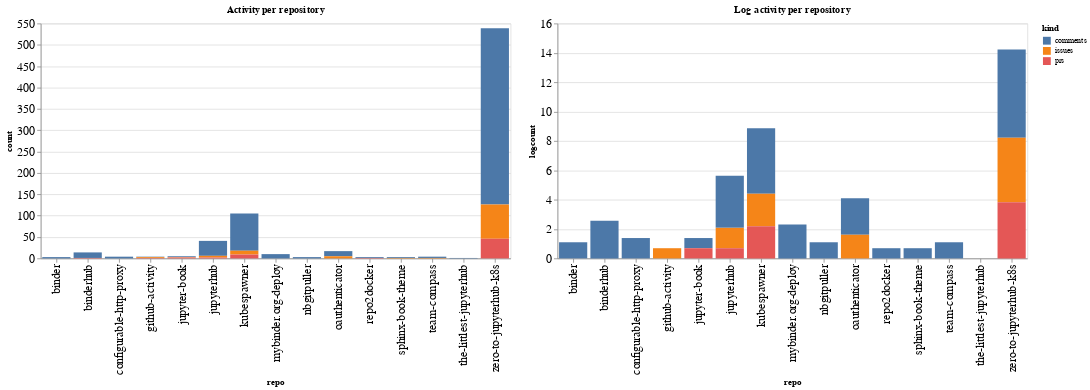

The cell this chart's notebook holds for it:
### Code cell
ch1 = alt.Chart(repo_summaries, width=600, title="Activity per repository").mark_bar().encode(
    x='repo',
    y='count',
    color='kind',
    tooltip="kind"
)

ch2 = alt.Chart(repo_summaries, width=600, title="Log activity per repository").mark_bar().encode(
    x='repo',
    y='logcount',
    color='kind',
    tooltip="kind"
)

ch1 | ch2

### Figure 1 — Vega-Lite specification as saved in the notebook (floating-point values rounded to 4 significant figures)
{"config": {"axisLeft": {"labelFontSize": 15}, "axisBottom": {"labelFontSize": 15}}, "hconcat": [{"mark": "bar", "encoding": {"color": {"type": "nominal", "field": "kind"}, "tooltip": {"type": "nominal", "field": "kind"}, "x": {"type": "nominal", "field": "repo"}, "y": {"type": "quantitative", "field": "count"}}, "title": "Activity per repository", "width": 600}, {"mark": "bar", "encoding": {"color": {"type": "nominal", "field": "kind"}, "tooltip": {"type": "nominal", "field": "kind"}, "x": {"type": "nominal", "field": "repo"}, "y": {"type": "quantitative", "field": "logcount"}}, "title": "Log activity per repository", "width": 600}], "data": {"name": "data-4be4d309766055c4f233b6a037353cc9"}, "$schema": "https://vega.github.io/schema/vega-lite/v4.8.1.json", "datasets": {"data-4be4d309766055c4f233b6a037353cc9": [{"repo": "binder", "kind": "comments", "count": 3, "logcount": 1.099}, {"repo": "binderhub", "kind": "comments", "count": 13, "logcount": 2.565}, {"repo": "binderhub", "kind": "prs", "count": 1, "logcount": 0.0}, {"repo": "configurable-http-proxy", "kind": "comments", "count": 4, "logcount": 1.386}, {"repo": "github-activity", "kind": "comments", "count": 1, "logcount": 0.0}, {"repo": "github-activity", "kind": "issues", "count": 2, "logcount": 0.6931}, {"repo": "github-activity", "kind": "prs", "count": 1, "logcount": 0.0}, {"repo": "jupyter-book", "kind": "comments", "count": 2, "logcount": 0.6931}, {"repo": "jupyter-book", "kind": "issues", "count": 1, "logcount": 0.0}, {"repo": "jupyter-book", "kind": "prs", "count": 2, "logcount": 0.6931}, {"repo": "jupyterhub", "kind": "comments", "count": 35, "logcount": 3.555}, {"repo": "jupyterhub", "kind": "issues", "count": 4, "logcount": 1.386}, {"repo": "jupyterhub", "kind": "prs", "count": 2, "logcount": 0.6931}, {"repo": "kubespawner", "kind": "comments", "count": 87, "logcount": 4.466}, {"repo": "kubespawner", "kind": "issues", "count": 9, "logcount": 2.197}, {"repo": "kubespawner", "kind": "prs", "count": 9, "logcount": 2.197}, {"repo": "mybinder.org-deploy", "kind": "comments", "count": 10, "logcount": 2.303}, {"repo": "nbgitpuller", "kind": "comments", "count": 3, "logcount": 1.099}, {"repo": "oauthenticator", "kind": "comments", "count": 12, "logcount": 2.485}, {"repo": "oauthenticator", "kind": "issues", "count": 5, "logcount": 1.609}, {"repo": "repo2docker", "kind": "comments", "count": 2, "logcount": 0.6931}, {"repo": "repo2docker", "kind": "prs", "count": 1, "logcount": 0.0}, {"repo": "sphinx-book-theme", "kind": "comments", "count": 2, "logcount": 0.6931}, {"repo": "sphinx-book-theme", "kind": "issues", "count": 1, "logcount": 0.0}, {"repo": "team-compass", "kind": "comments", "count": 3, "logcount": 1.099}, {"repo": "team-compass", "kind": "issues", "count": 1, "logcount": 0.0}, {"repo": "the-littlest-jupyterhub", "kind": "comments", "count": 1, "logcount": 0.0}, {"repo": "zero-to-jupyterhub-k8s", "kind": "comments", "count": 413, "logcount": 6.023}, {"repo": "zero-to-jupyterhub-k8s", "kind": "issues", "count": 80, "logcount": 4.382}, {"repo": "zero-to-jupyterhub-k8s", "kind": "prs", "count": 46, "logcount": 3.829}]}}
